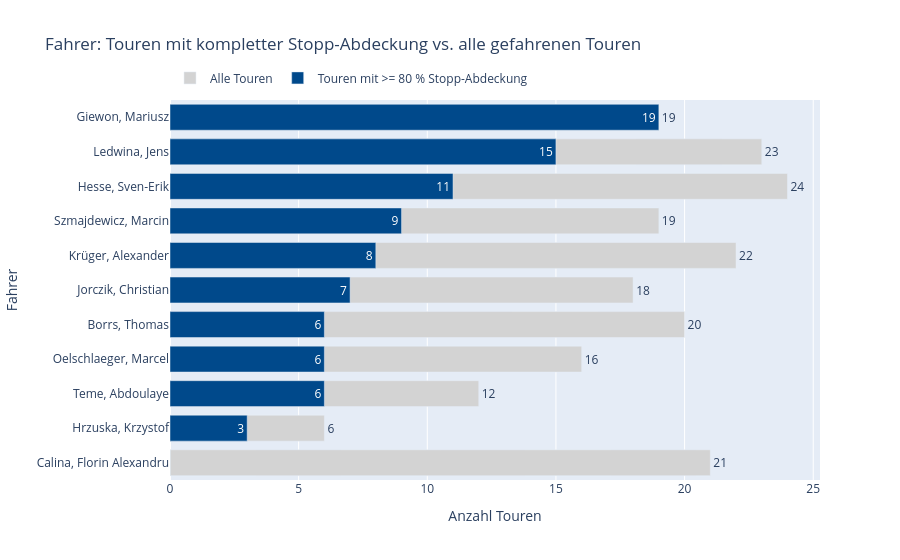

Notebook source saved alongside this figure:
### Markdown cell above
## Stoppabdeckung pro Fahrer

### Code cell
# Blaue Balken: Touren mit >= 80 % Stopp-Abdeckung
df_blue = ist_touren_mit_mind_80_prozent_stopps.copy()

fahrer_col_blue = next(c for c in ["FAHRERNAME", "Fahrername", "fahrername"] if c in df_blue.columns)
tour_col_blue = next(c for c in ["TOURNR", "Tournummer", "tournr"] if c in df_blue.columns)

blue_counts = (
    df_blue[[fahrer_col_blue, tour_col_blue]]
    .drop_duplicates()
    .groupby(fahrer_col_blue, as_index=False)
    .agg(anzahl_touren_80=(tour_col_blue, "nunique"))
)

# Graue Balken: alle Touren insgesamt aus IST
df_all = ist.copy()

fahrer_col_all = next(c for c in ["FAHRERNAME", "Fahrername", "fahrername"] if c in df_all.columns)
tour_col_all = next(c for c in ["TOURNR", "Tournummer", "tournr"] if c in df_all.columns)

all_counts = (
    df_all[[fahrer_col_all, tour_col_all]]
    .drop_duplicates()
    .groupby(fahrer_col_all, as_index=False)
    .agg(anzahl_touren_gesamt=(tour_col_all, "nunique"))
)

# Zusammenführen
driver_counts = (
    all_counts.merge(
        blue_counts,
        left_on=fahrer_col_all,
        right_on=fahrer_col_blue,
        how="left"
    )
    .fillna({"anzahl_touren_80": 0})
)

# Einheitlichen Fahrernamen-Spaltennamen setzen
driver_counts = driver_counts.rename(columns={fahrer_col_all: "Fahrer"})
if fahrer_col_blue in driver_counts.columns and fahrer_col_blue != fahrer_col_all:
    driver_counts = driver_counts.drop(columns=[fahrer_col_blue])

driver_counts["anzahl_touren_80"] = driver_counts["anzahl_touren_80"].astype(int)

# Sortierung nach den blauen Balken
driver_counts = driver_counts.sort_values(
    ["anzahl_touren_80", "anzahl_touren_gesamt"],
    ascending=False
).reset_index(drop=True)

fig = go.Figure()

# Grauer Hintergrundbalken
fig.add_trace(go.Bar(
    x=driver_counts["anzahl_touren_gesamt"],
    y=driver_counts["Fahrer"],
    orientation="h",
    name="Alle Touren",
    marker_color="lightgray",
    text=driver_counts["anzahl_touren_gesamt"],
    textposition="outside",
    cliponaxis=False
))

# Blauer Vordergrundbalken
fig.add_trace(go.Bar(
    x=driver_counts["anzahl_touren_80"],
    y=driver_counts["Fahrer"],
    orientation="h",
    name="Touren mit >= 80 % Stopp-Abdeckung",
    marker_color="#00498b",
    text=driver_counts["anzahl_touren_80"],
    textposition="inside"
))

fig.update_layout(
    title="Fahrer: Touren mit kompletter Stopp-Abdeckung vs. alle gefahrenen Touren",
    xaxis_title="Anzahl Touren",
    yaxis_title="Fahrer",
    yaxis=dict(autorange="reversed"),
    barmode="overlay",
    bargap=0.25,
    legend=dict(
        orientation="h",
        yanchor="bottom",
        y=1.02,
        xanchor="left",
        x=0
    )
)

fig.show()

### Figure 1 — Plotly figure (JSON) as saved in the notebook; plotly's stock layout.template omitted (floating-point values rounded to 4 significant figures)
{"data": [{"cliponaxis": false, "marker": {"color": "lightgray"}, "name": "Alle Touren", "orientation": "h", "text": [19.0, 23.0, 24.0, 19.0, 22.0, 18.0, 20.0, 16.0, 12.0, 6.0, 21.0], "textposition": "outside", "type": "bar", "x": [19, 23, 24, 19, 22, 18, 20, 16, 12, 6, 21], "y": ["Giewon, Mariusz", "Ledwina, Jens", "Hesse, Sven-Erik", "Szmajdewicz, Marcin", "Krüger, Alexander", "Jorczik, Christian", "Borrs, Thomas", "Oelschlaeger, Marcel", "Teme, Abdoulaye", "Hrzuska, Krzystof", "Calina, Florin Alexandru"]}, {"marker": {"color": "#00498b"}, "name": "Touren mit >= 80 % Stopp-Abdeckung", "orientation": "h", "text": [19.0, 15.0, 11.0, 9.0, 8.0, 7.0, 6.0, 6.0, 6.0, 3.0, 0.0], "textposition": "inside", "type": "bar", "x": [19, 15, 11, 9, 8, 7, 6, 6, 6, 3, 0], "y": ["Giewon, Mariusz", "Ledwina, Jens", "Hesse, Sven-Erik", "Szmajdewicz, Marcin", "Krüger, Alexander", "Jorczik, Christian", "Borrs, Thomas", "Oelschlaeger, Marcel", "Teme, Abdoulaye", "Hrzuska, Krzystof", "Calina, Florin Alexandru"]}], "layout": {"bargap": 0.25, "barmode": "overlay", "legend": {"orientation": "h", "x": 0, "xanchor": "left", "y": 1.02, "yanchor": "bottom"}, "title": {"text": "Fahrer: Touren mit kompletter Stopp-Abdeckung vs. alle gefahrenen Touren"}, "xaxis": {"title": {"text": "Anzahl Touren"}}, "yaxis": {"autorange": "reversed", "title": {"text": "Fahrer"}}}}
